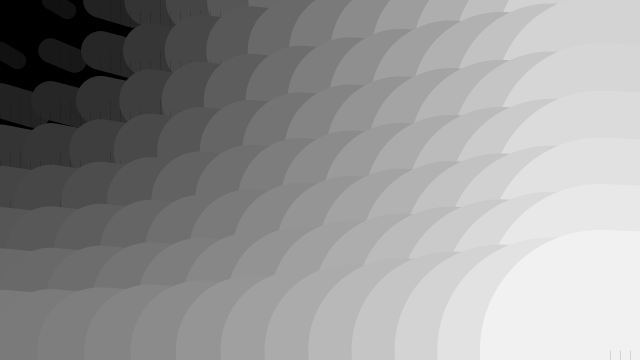
Frame 1 (no input)
Frame 60 (the mouse pressed at the canvas centre just before this capture): identical to frame 1, image omitted
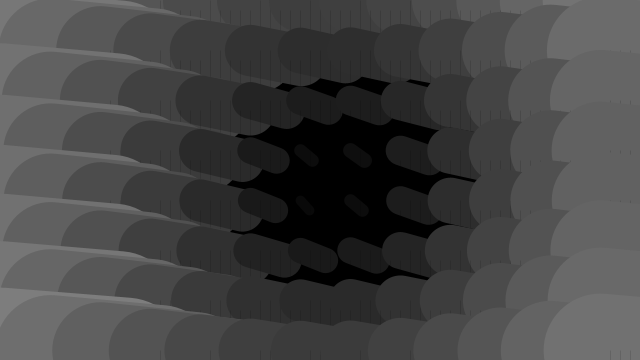
Frame 120 (the mouse held since frame 60 and released just before this capture)

The Processing sketch that drew these frames (run headless with seeded random() and noise(); from frame 60 on, the mouse is pressed at the canvas centre):

// Processing sketch: Array2D
// ── Array2D.pde
/**
 * Array 2D. 
 * 
 * Demonstrates the syntax for creating a two-dimensional (2D) array.
 * Values in a 2D array are accessed through two index values.  
 * 2D arrays are useful for storing images. In this example, each dot 
 * is colored in relation to its distance from the center of the image. 
 */

float[][] distances;
float maxDistance;
int spacer;

void setup() {
  size(640, 360);
  maxDistance = dist(0,0, width, height);
  distances = new float[width][height];
  for (int y = 0; y < height; y++) {
    for (int x = 0; x < width; x++) {
      float distance = dist(width/2, height/2, x, y);
      distances[x][y] = distance/maxDistance * 255;
    }
  }
  spacer = 10;
}

void draw() {
  background(0);
  println("FRAME");
  distances = new float[width][height];
  for (int y = 0; y < height; y+=50) {
    for (int x = 0; x < width; x+=50) {
      float distance = dist(mouseX, mouseY, x, y);
      distances[x][y] = map(distance, 0, maxDistance, 0, 255);
      println(distances[x][y]);
    }
  }
  // This embedded loop skips over values in the arrays based on
  // the spacer variable, so there are more values in the array
  // than are drawn here. Change the value of the spacer variable
  // to change the density of the points
  for (int y = 0; y < height; y += spacer) {
    for (int x = 0; x < width; x += spacer) {
      float d = distances[x][y];
      strokeWeight(d);
      stroke(d);
      line(x, y, x+d, y+spacer);
    }
  }
}
